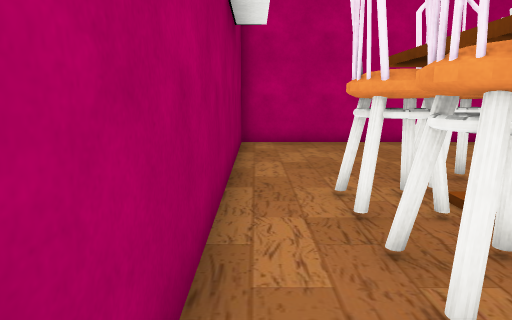
View 1 (above)

12 first-person views from a walk through a 3-D level made in the Unity game engine. The camera is 1.4 m above the floor, tilts 10° down and sees 75° across. The floor is counted in squares, 1 m on a side. Each view is taken from the middle of a square. On the plan, view 1 faces up. The plan holds only what a view shows up to about 15 squares ahead; the rest is blank. The place goes on beyond the plan. The player is left out. Some animated figures are not drawn. Door leaves are left out, so doorways stand open. Some surface patterns are stand-ins.

View 2
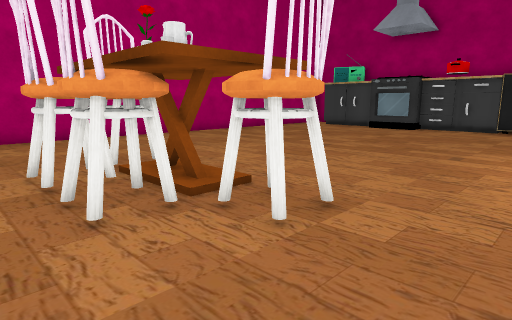

View 3
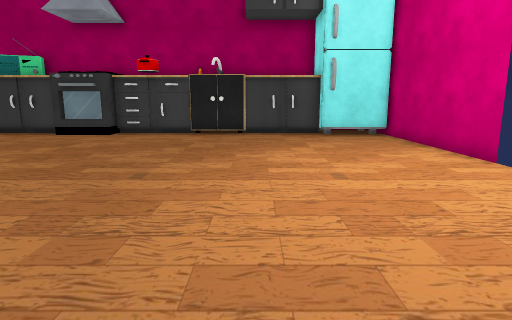

View 4
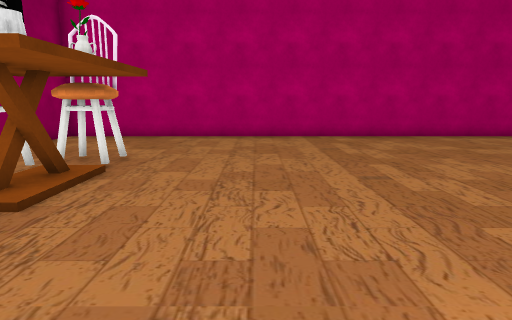

View 5
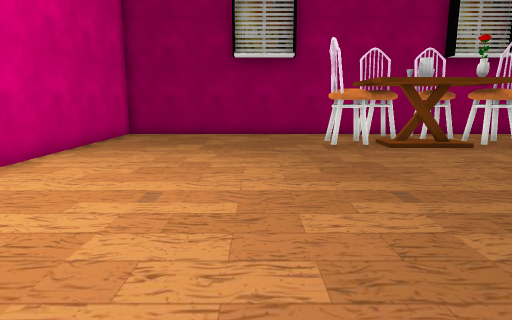

View 6
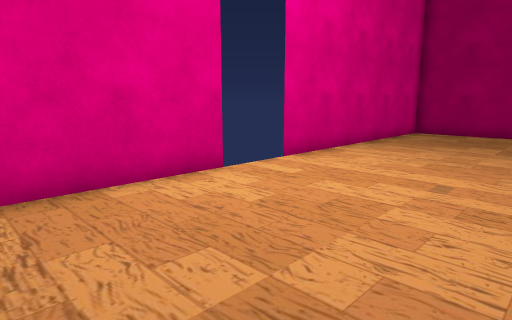

View 7
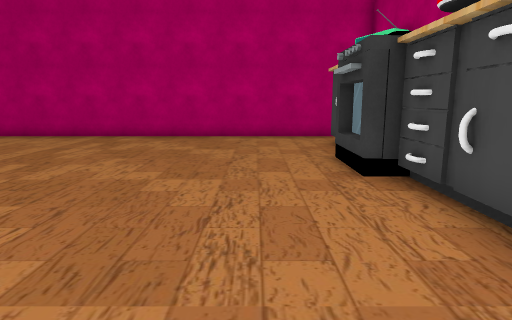

View 8
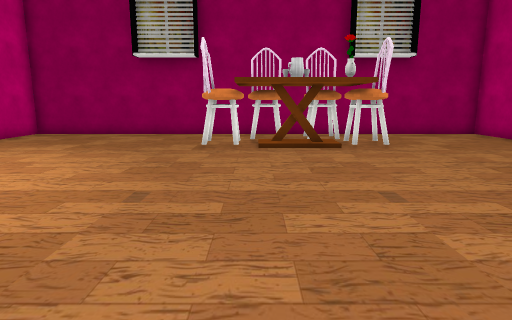

View 9
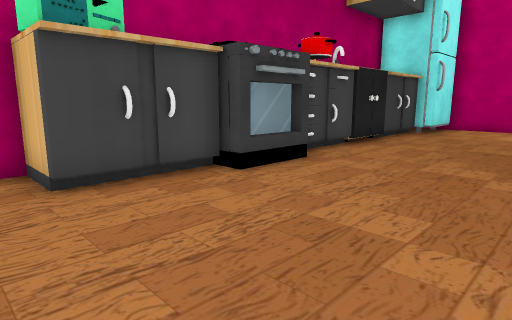

View 10
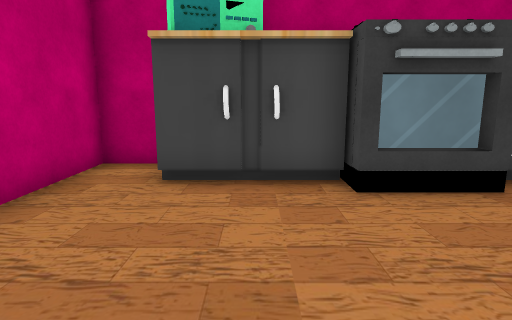

View 11
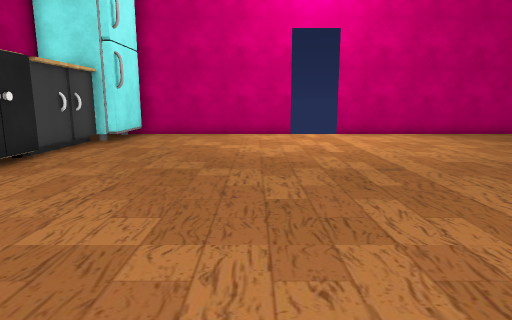

View 12
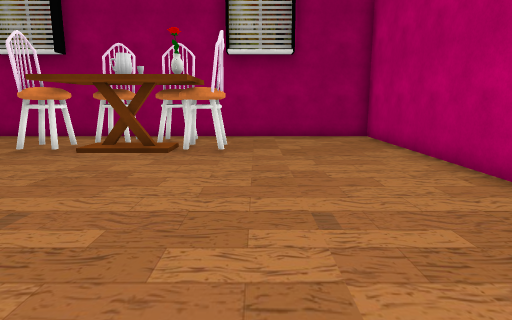

### Floor plan
Key: @ floor where view 1 was taken; # wall or solid block; . floor; D open door; = window, fence, low wall or low ledge; T thing the floor can be seen under or through; O other object.
Columns run from 1 left of view 1 to 20 right of it. Each row starts with its distance up from view 1.
 12 ######################
 11 #....................#
 10 #....................#
  9 #..................###
  8 #..................#
  7 #..................#
  6 #...TT............=#
  5 #..TTO............=#
  4 #..TO.............##
  3 #..TO..............#
  2 #..#...............#
  1 #...#..............#
  0 #@.................OO
 -1 #..................OO
 -2 #..................#
 -3 #..................#
 -4 #..................#
 -5 #.................##
 -6 #.................#
 -7 #.........DD......#
 -8 ##########  #######

Positions as (right, up) in squares from view 1, and headings:
1: (0, 0), facing up
2: (0, -2), facing up-right
3: (3, -2), facing right
4: (7, -2), facing up
5: (14, -2), facing left
6: (15, -2), facing down-left
7: (15, -2), facing up
8: (14, 2), facing left
9: (12, 11), facing down-right
10: (12, 8), facing right
11: (12, 7), facing down
12: (13, 7), facing left
